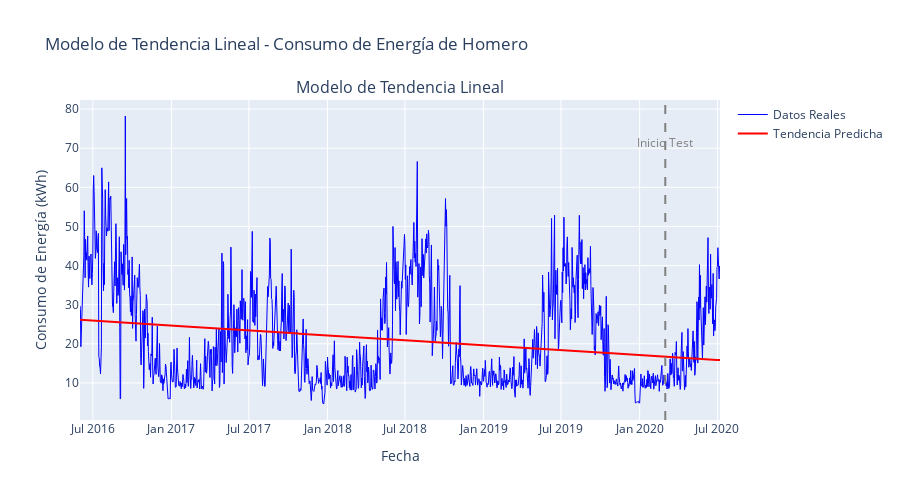

The notebook cell this image was saved under:
### Code cell
# 2. Entrenar modelo de tendencia y realizar predicciones
print("\n 2. Entrenamiento y predicciones del modelo de tendencia ")

# Entrenar el pipeline
Pipeline_trend.fit(X_train_trend, y_train)
print("Modelo de tendencia entrenado exitosamente")

# Obtener predicciones para todo el intervalo
y_pred_trend_full = Pipeline_trend.predict(X_full_trend)

# Separar predicciones para train y test
y_pred_trend_train = y_pred_trend_full[:len(train_data)]
y_pred_trend_test = y_pred_trend_full[len(train_data):]

# Calcular MAE para entrenamiento y prueba
mae_trend_train = mean_absolute_error(y_train, y_pred_trend_train)
mae_trend_test = mean_absolute_error(test_data['Energy_kWh'], y_pred_trend_test)

print(f"MAE Entrenamiento (Tendencia): {mae_trend_train:.4f} kWh")
print(f"MAE Prueba (Tendencia): {mae_trend_test:.4f} kWh")

# Obtener parámetros del modelo lineal
coef = Pipeline_trend.named_steps['linear_reg'].coef_[0]
intercept = Pipeline_trend.named_steps['linear_reg'].intercept_
print(f"\nParámetros del modelo de tendencia:")
print(f"Pendiente: {coef:.6f} kWh/día")
print(f"Intercepto: {intercept:.4f} kWh")

# Gráfico de predicciones de tendencia
fig_trend = make_subplots(rows=1, cols=1, 
                         subplot_titles=['Modelo de Tendencia Lineal'])

# Datos reales
fig_trend.add_trace(
    go.Scatter(x=dates_full, 
               y=pd.concat([y_train, test_data['Energy_kWh']], ignore_index=True),
               mode='lines',
               name='Datos Reales',
               line=dict(color='blue', width=1))
)

# Predicciones
fig_trend.add_trace(
    go.Scatter(x=dates_full, 
               y=y_pred_trend_full,
               mode='lines',
               name='Tendencia Predicha',
               line=dict(color='red', width=2))
)

# Línea divisoria entre train y test (usando shapes en lugar de add_vline)
test_start_date = '2020-03-01'
fig_trend.add_shape(
    type="line",
    x0=test_start_date, y0=0,
    x1=test_start_date, y1=1,
    yref="paper",
    line=dict(color="gray", width=2, dash="dash")
)

# Añadir anotación para la línea divisoria
fig_trend.add_annotation(
    x=test_start_date,
    y=0.9,
    yref="paper",
    text="Inicio Test",
    showarrow=False,
    font=dict(color="gray")
)

fig_trend.update_layout(
    title='Modelo de Tendencia Lineal - Consumo de Energía de Homero',
    xaxis_title='Fecha',
    yaxis_title='Consumo de Energía (kWh)',
    height=500,
    showlegend=True
)

fig_trend.show()

### Figure 1 — Plotly figure (JSON) as saved in the notebook; plotly's stock layout.template omitted (floating-point values rounded to 4 significant figures; data arrays with more than 128 entries replaced by an {"elided": "..."} marker saying what was removed)
{"data": [{"line": {"color": "blue", "width": 1}, "mode": "lines", "name": "Datos Reales", "type": "scatter", "x": {"elided": "1498 str values"}, "y": {"elided": "1498 float values"}}, {"line": {"color": "red", "width": 2}, "mode": "lines", "name": "Tendencia Predicha", "type": "scatter", "x": {"elided": "1498 str values"}, "y": {"elided": "1498 float values"}}], "layout": {"annotations": [{"font": {"size": 16}, "showarrow": false, "text": "Modelo de Tendencia Lineal", "x": 0.5, "xanchor": "center", "xref": "paper", "y": 1, "yanchor": "bottom", "yref": "paper"}, {"font": {"color": "gray"}, "showarrow": false, "text": "Inicio Test", "x": "2020-03-01", "y": 0.9, "yref": "paper"}], "height": 500, "shapes": [{"line": {"color": "gray", "dash": "dash", "width": 2}, "type": "line", "x0": "2020-03-01", "x1": "2020-03-01", "y0": 0, "y1": 1, "yref": "paper"}], "showlegend": true, "title": {"text": "Modelo de Tendencia Lineal - Consumo de Energía de Homero"}, "xaxis": {"anchor": "y", "domain": [0, 1], "title": {"text": "Fecha"}}, "yaxis": {"anchor": "x", "domain": [0, 1], "title": {"text": "Consumo de Energía (kWh)"}}}}
